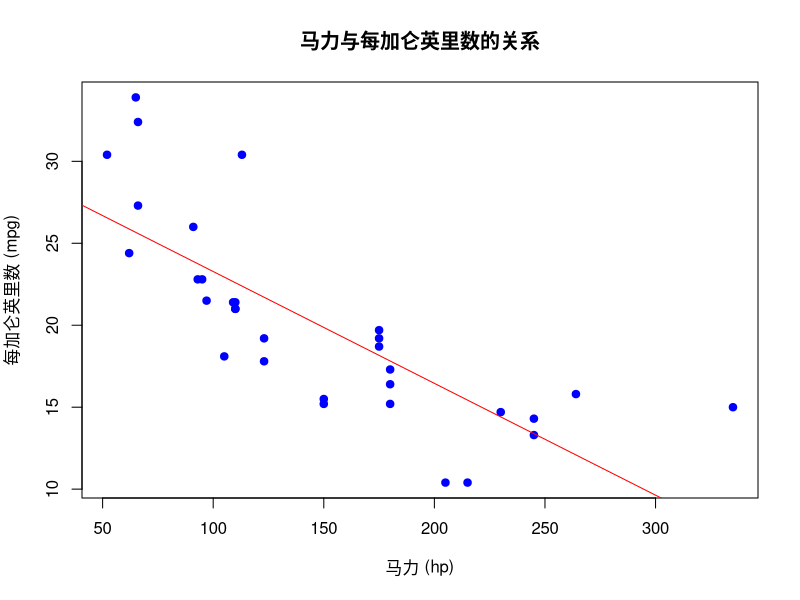

Generate this figure with R:
# 加载内置数据集
data(mtcars)

# 绘制散点图，显示马力和每加仑英里数的关系
plot(mtcars$hp, mtcars$mpg, 
     main = "马力与每加仑英里数的关系", 
     xlab = "马力 (hp)", 
     ylab = "每加仑英里数 (mpg)", 
     pch = 19, 
     col = "blue")

# 添加线性回归线
abline(lm(mtcars$mpg ~ mtcars$hp), col = "red")
